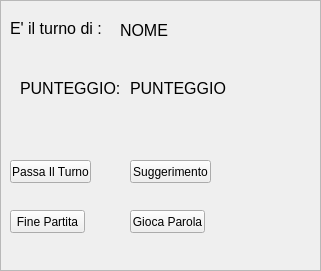
   <widget class="QFrame" name="fmInfoBox">
    <property name="geometry">
     <rect>
      <x>10</x>
      <y>50</y>
      <width>321</width>
      <height>271</height>
     </rect>
    </property>
    <property name="frameShape">
     <enum>QFrame::StyledPanel</enum>
    </property>
    <property name="frameShadow">
     <enum>QFrame::Raised</enum>
    </property>
    <widget class="QLabel" name="lbNomeTurno1">
     <property name="geometry">
      <rect>
       <x>10</x>
       <y>20</y>
       <width>101</width>
       <height>16</height>
      </rect>
     </property>
     <property name="font">
      <font>
       <pointsize>12</pointsize>
      </font>
     </property>
     <property name="text">
      <string>E' il turno di :</string>
     </property>
    </widget>
    <widget class="QLabel" name="lbNomeTurno2">
     <property name="geometry">
      <rect>
       <x>120</x>
       <y>20</y>
       <width>101</width>
       <height>21</height>
      </rect>
     </property>
     <property name="font">
      <font>
       <pointsize>12</pointsize>
      </font>
     </property>
     <property name="text">
      <string>NOME</string>
     </property>
    </widget>
    <widget class="QPushButton" name="btSuggerimento">
     <property name="geometry">
      <rect>
       <x>130</x>
       <y>160</y>
       <width>81</width>
       <height>23</height>
      </rect>
     </property>
     <property name="text">
      <string>Suggerimento</string>
     </property>
    </widget>
    <widget class="QPushButton" name="btPassaTurno">
     <property name="geometry">
      <rect>
       <x>10</x>
       <y>160</y>
       <width>81</width>
       <height>23</height>
      </rect>
     </property>
     <property name="text">
      <string>Passa Il Turno</string>
     </property>
    </widget>
    <widget class="QPushButton" name="btFine">
     <property name="geometry">
      <rect>
       <x>10</x>
       <y>210</y>
       <width>75</width>
       <height>23</height>
      </rect>
     </property>
     <property name="text">
      <string>Fine Partita</string>
     </property>
    </widget>
    <widget class="QPushButton" name="btParolaGiocata">
     <property name="geometry">
      <rect>
       <x>130</x>
       <y>210</y>
       <width>75</width>
       <height>23</height>
      </rect>
     </property>
     <property name="text">
      <string>Gioca Parola</string>
     </property>
    </widget>
    <widget class="QLabel" name="lbPunteggio1">
     <property name="geometry">
      <rect>
       <x>20</x>
       <y>80</y>
       <width>101</width>
       <height>16</height>
      </rect>
     </property>
     <property name="font">
      <font>
       <pointsize>12</pointsize>
      </font>
     </property>
     <property name="text">
      <string>PUNTEGGIO:</string>
     </property>
    </widget>
    <widget class="QLabel" name="lbPunteggio2">
     <property name="geometry">
      <rect>
       <x>130</x>
       <y>80</y>
       <width>141</width>
       <height>16</height>
      </rect>
     </property>
     <property name="font">
      <font>
       <pointsize>12</pointsize>
      </font>
     </property>
     <property name="text">
      <string>PUNTEGGIO</string>
     </property>
    </widget>
   </widget>
